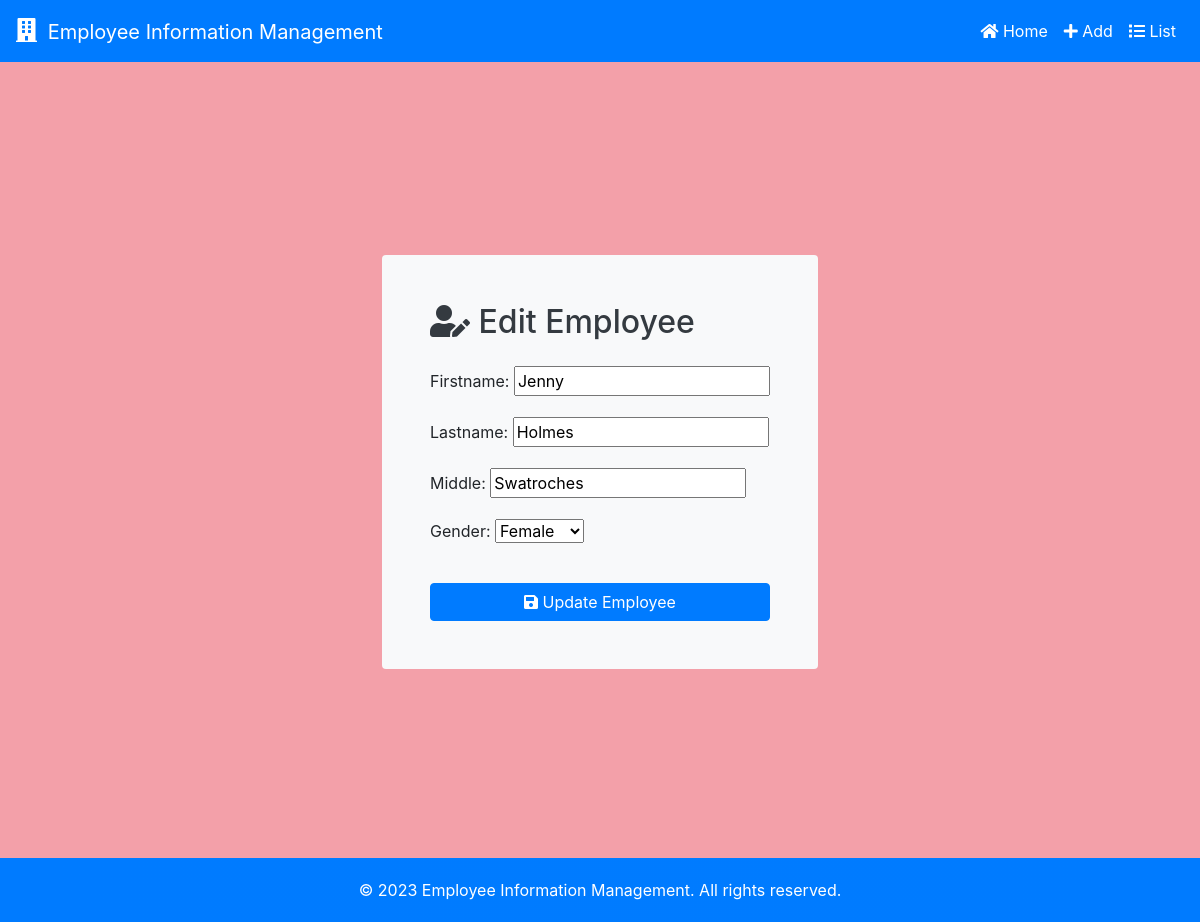
Screenshot of /edit/17/ with the database file from the repository.
### employee/models.py (models this page shows, shortened)
class Employee(models.Model):
    GENDER_CHOICES = [
        ('M', 'Male'),
        ('F', 'Female'),
    ]
    firstname = models.CharField(max_length=100)
    lastname = models.CharField(max_length=100)
    middle = models.CharField(max_length=100, blank=True, null=True)
    gender = models.CharField(max_length=1, choices=GENDER_CHOICES)

### employee/views.py (the view)
# urls.py: path('edit/<int:employee_id>/', views.edit_employee, name='edit_employee'),
def edit_employee(request, employee_id):
    employee = get_object_or_404(Employee, pk=employee_id)
    if request.method == 'POST':
        form = EmployeeForm(request.POST, instance=employee)
        if form.is_valid():
            form.save()
            return JsonResponse({'success': True})
    else:
        form = EmployeeForm(instance=employee)
    return render(request, 'employee/edit_employee.html', {'form': form, 'employee': employee})

### employee/forms.py
class EmployeeForm(forms.ModelForm):
    class Meta:
        model = Employee
        fields = ['firstname', 'lastname', 'middle', 'gender']
    GENDER_CHOICES = [
        ('', '-------'),
        ('M', 'Male'),
        ('F', 'Female'),
    ]
    widgets = {
        'firstname': forms.TextInput(attrs={'class': 'form-control'}),
        'lastname': forms.TextInput(attrs={'class': 'form-control'}),
        'middle': forms.TextInput(attrs={'class': 'form-control'}),
        'gender': forms.Select(choices=GENDER_CHOICES, attrs={'class': 'form-control'}),
    }

### employee/templates/employee/edit_employee.html (shortened to what this page needs)
{% extends 'employee/index.html' %}
{% block content %}
<div class="d-flex justify-content-center align-items-center vh-100">
    <div class="bg-light p-5 rounded">
        <h2 class="text-dark mb-4"><i class="fas fa-user-edit"></i> Edit Employee</h2>
        <form method="post" action="{% url 'edit_employee' employee.id %}" class="d-flex flex-column">
            {{ form.as_p }}
            <button type="submit" class="btn btn-primary mt-3"><i class="fas fa-save"></i> Update Employee</button>
        </form>
    </div>
</div>
{% endblock %}

### employee/templates/employee/index.html (style rules this page uses)
body { background-color: #f3a0a9; background-size: cover; background-blur: 10px; margin-bottom: 60px; }

### rows the page displays
Employee: firstname "Jenny", lastname "Holmes", middle "Swatroches", gender "Female"
